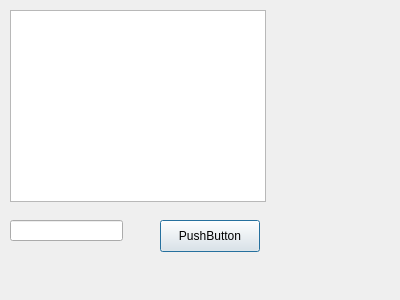
<?xml version="1.0" encoding="UTF-8"?>
<ui version="4.0">
 <class>ChatWindow</class>
 <widget class="QDialog" name="ChatWindow">
  <property name="geometry">
   <rect>
    <x>0</x>
    <y>0</y>
    <width>400</width>
    <height>300</height>
   </rect>
  </property>
  <property name="windowTitle">
   <string>Dialog</string>
  </property>
  <widget class="QTextBrowser" name="chatLog">
   <property name="geometry">
    <rect>
     <x>10</x>
     <y>10</y>
     <width>256</width>
     <height>192</height>
    </rect>
   </property>
  </widget>
  <widget class="QLineEdit" name="messageInput">
   <property name="geometry">
    <rect>
     <x>10</x>
     <y>220</y>
     <width>113</width>
     <height>21</height>
    </rect>
   </property>
  </widget>
  <widget class="QPushButton" name="sendButton">
   <property name="geometry">
    <rect>
     <x>160</x>
     <y>220</y>
     <width>100</width>
     <height>32</height>
    </rect>
   </property>
   <property name="text">
    <string>PushButton</string>
   </property>
  </widget>
 </widget>
 <resources/>
 <connections/>
</ui>
